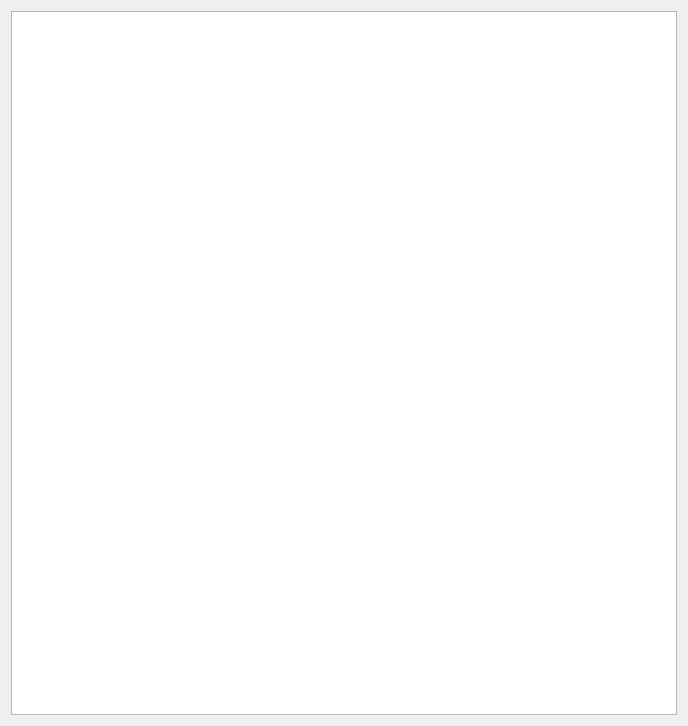
<?xml version="1.0" encoding="UTF-8"?>
<ui version="4.0">
 <class>DlgHelp</class>
 <widget class="QDialog" name="DlgHelp">
  <property name="geometry">
   <rect>
    <x>0</x>
    <y>0</y>
    <width>688</width>
    <height>726</height>
   </rect>
  </property>
  <property name="windowTitle">
   <string>Help</string>
  </property>
  <layout class="QVBoxLayout" name="verticalLayout">
   <item>
    <widget class="QTextBrowser" name="teHelp"/>
   </item>
  </layout>
 </widget>
 <resources/>
 <connections/>
</ui>
